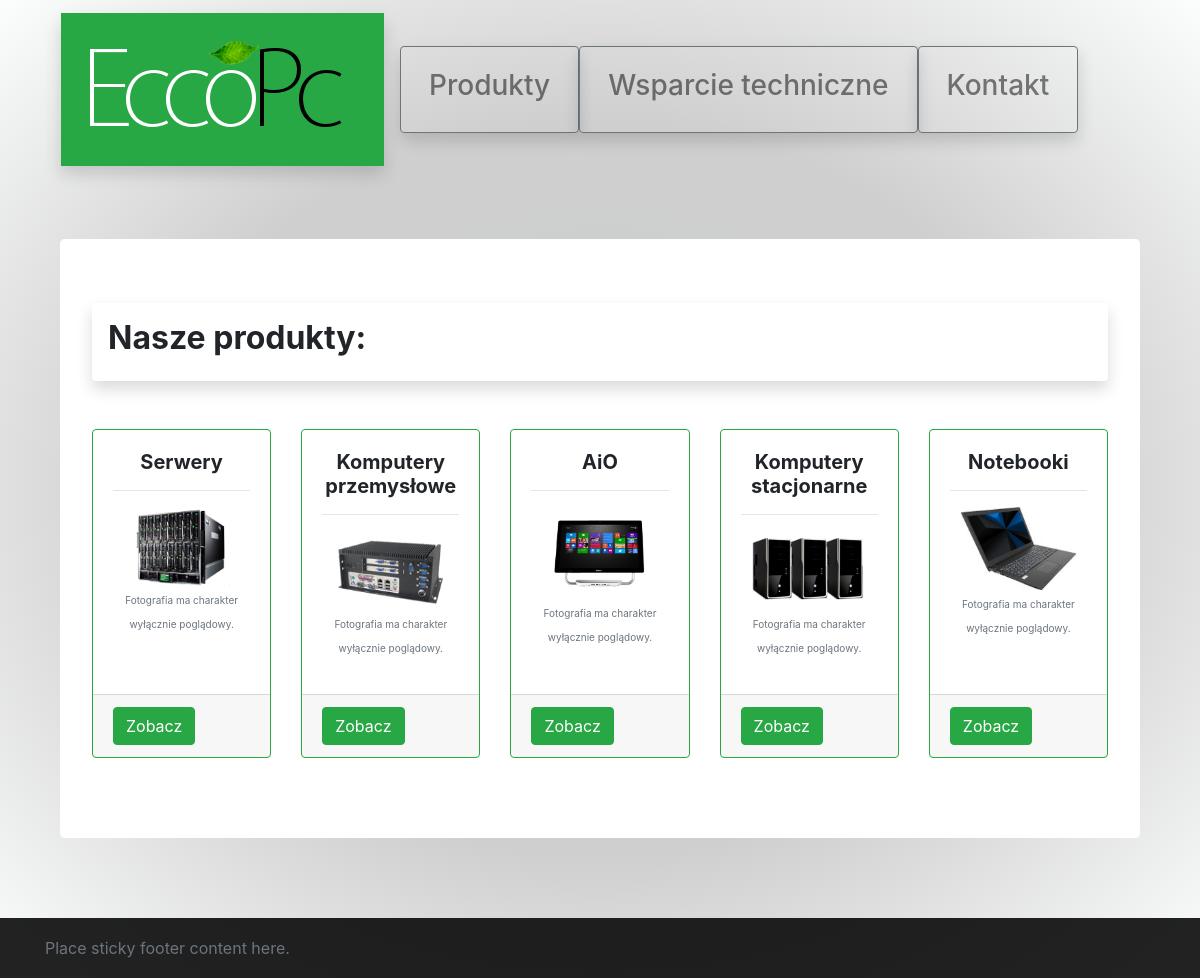
The app's page /produkty/ with its own data.
### eccopc/models.py (models this page shows, shortened)
class Category(models.Model):
    name = models.CharField(max_length=125, unique=True)
    slug = models.SlugField(unique=True)
    picture = models.ImageField(blank=True, upload_to='category/')
    class Meta:
        verbose_name_plural = 'Categories'

### eccopc/views.py (the view)
# urls.py: path('produkty/', views.CategoryPageView.as_view(), name='products'),
class CategoryPageView(ListView):
    model = models.Category
    template_name = 'categories.html'

### templates/categories.html (shortened to what this page needs)
{% extends 'base.html' %}
{% load staticfiles %}
{% block content %}
{% if object_list %}
<div class="container">
    <div class="jumbotron">
        <div class="shadow p-3 mb-5 bg-white rounded">
        <h2><strong>Nasze produkty:</strong></h2>
        </div>
    <div class="card-deck">
    {% for category in object_list %}
    <div class="card border-success mb-3">
        <div class="card-body text-center">
          <h5 class="card-title"><strong>{{ category.name }}</strong></h5>
          <hr>
          <img class="card-img-bottom" src="{{ MEDIA_URL }}{{ category.picture }}" style="max-height: 200px; max-width: 200px;">
          <p class="text-muted" ><font size="1">Fotografia ma charakter wyłącznie poglądowy.</font></p>
        </div>
        <div class="card-footer">
            <a href="{% url 'product_list' category.slug %}" class="btn btn-success" role="button">Zobacz</a>
        </div>
    </div>
    {% endfor %}
  </div>
  </div>
</div>
{% endif %}
{% endblock %}

### templates/base.html (shortened to what this page needs)
<!doctype html>
<html lang="en">
  <head>
    <link href="/static/bootstrap/bootstrap.min.css" rel="stylesheet">
    <link href="/static/bootstrap/sticky-footer-navbar.css" rel="stylesheet">
  </head>
  <body>
      <header>
          <div class="container">
          <nav class="navbar navbar-expand-lg navbar-light">
            <a class="navbar-brand" href="{% url 'home' %}">
                <div class="shadow d-inline-flex p-2 bd-highlight bg-success">
                <img src="/static/logo.png" class="d-inline-block align-top" alt=""></div></a>
            <div class="collapse navbar-collapse" id="navbarCollapse">
              <ul class="navbar-nav mr-auto">
                  <span class="shadow btn btn-outline-secondary">
                <div class="d-inline-flex p-2 bd-highlight">
                <li class="nav-item">
                  <a class="nav-link" href="{% url 'products' %}">
                    <h3><span class="">Produkty</span></h3>
                  </a>
                  </li>
                  </div>
                  </span>
                <span class="shadow btn btn-outline-secondary">
                <div class="d-inline-flex p-2 bd-highlight">
                <li class="nav-item">
                      <a class="nav-link" href="{% url 'search_sn' %}">
                        <h3><span class="">Wsparcie techniczne</span></h3>
                      </a>
                </li>
                </div>
              </span>
              <span class="shadow btn btn-outline-secondary">
                <div class="d-inline-flex p-2 bd-highlight">
                <li class="nav-item">
                    <a class="nav-link" href="#"><h3><span class="">Kontakt</span></h3></a>
                </li>
                </div>
                </span>
              </ul>
            </div>
          </nav>
        </div>
        </header>
    <main role="main" class="container">
            {% block content %}
            {% endblock %}
    </main>
  <br/>
  <br/>
     <footer class="footer">
        <div class="container">
          <span class="text-muted">Place sticky footer content here.</span>
        </div>
    </footer>
  </body>
</html>

### records on screen
Category: name "Serwery", picture (picture)
Category: name "Komputery przemysłowe", picture (picture)
Category: name "AiO", picture (picture)
Category: name "Komputery stacjonarne", picture (picture)
Category: name "Notebooki", picture (picture)
